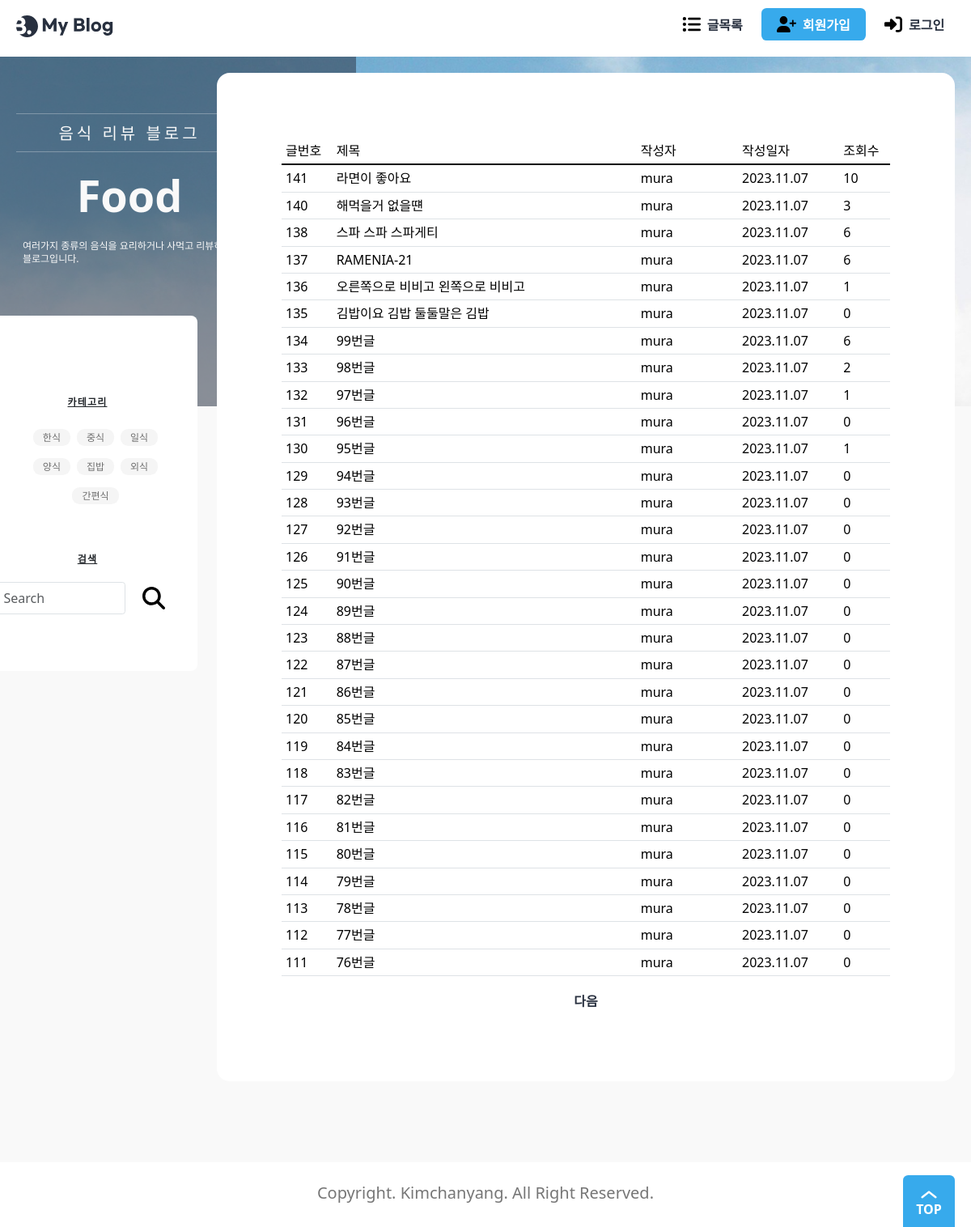
/blog/, run on an earlier commit of the app's database.
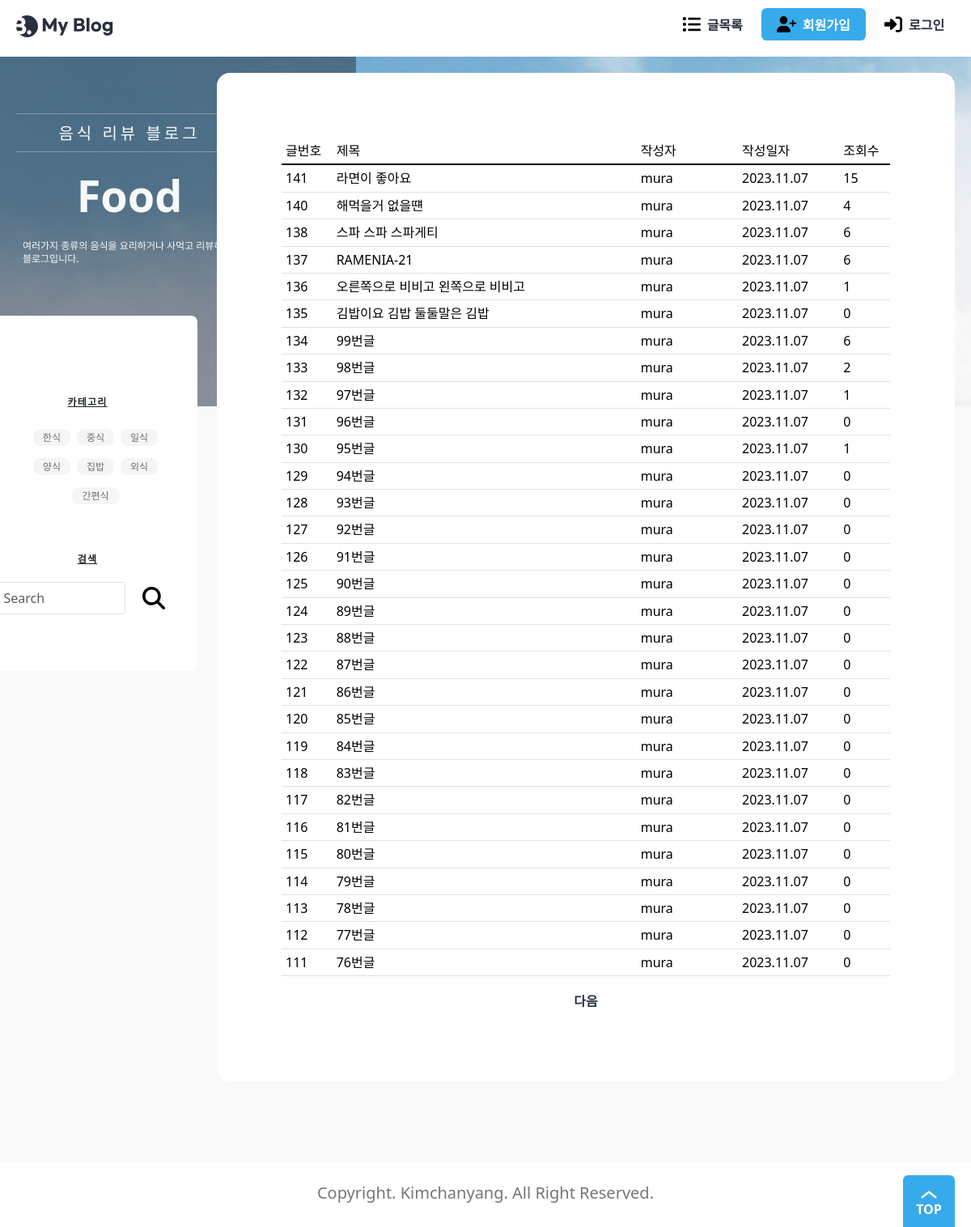
And on a later commit of the database.
### blog/models.py (models this page shows, shortened)
class Post(models.Model):
    title = models.CharField(_("제목"), max_length=50)
    content = models.TextField(_("내용"))
    head_image = models.ImageField(
        _("메인 이미지"), upload_to="blog/images/%Y/%m/%d/", blank=True
    )
    file_upload = models.FileField(
        _("파일"), upload_to="blog/files/%Y/%m/%d/", blank=True
    )
    created_at = models.DateTimeField(_("작성일자"), auto_now_add=True)
    updated_at = models.DateTimeField(_("수정일자"), auto_now=True)
    author = models.ForeignKey(User, on_delete=models.CASCADE, verbose_name="작성자")
    tags = models.ManyToManyField("Tag", blank=True, verbose_name="태그")
    view_count = models.PositiveIntegerField(verbose_name="조회수", default=0)
    likes_count = models.PositiveIntegerField(verbose_name="좋아요", default=0)
    class Meta:
        ordering = ["-created_at"]

### accounts/models.py (models this page shows)
class User(AbstractUser):
    nickname = models.CharField(_("닉네임"), max_length=50)
    profile_img = models.ImageField(
        _("프로필 사진"), upload_to=user_directory_path, blank=True
    )
    class Meta:
        db_table = "User"

### blog/views.py (the view)
# urls.py: path("", views.PostList.as_view(), name="update"),
class PostList(ListView):
    model = Post
    ordering = "-pk"
    context_object_name = "posts"
    paginate_by = pageslice
    def get_context_data(self, **kwargs):
        context = super().get_context_data(**kwargs)
        context["tags"] = Tag.objects.all()
        return context

### blog/models.py (called while the page is built)
    def __str__(self):
        return self.name

### templates/blog/post_list.html (shortened to what this page needs)
{% extends "base.html" %}
{% block main %}
{% load static %}
<div class="banner">
    <div class="max-width">
        <div class="banner-contents">
            <p class="sub-text">음식 리뷰 블로그</p>
            <p class="main-text">Food</p>
            <p class="description">
                여러가지 종류의 음식을 요리하거나 사먹고 리뷰하는 블로그입니다.
            </p>
        </div>
    </div>
</div>
<main>
    <div class="max-width">
        <div class="view">
            <section class="wrap-box">
                <div class="inner">
                    <table class="table">
                        <thead style="border-bottom: 2px solid black;">
                            <tr>
                                <th class='col-md-1'>글번호</th>
                                <th class='col-md-6'>제목</th>
                                <th class='col-md-2'>작성자</th>
                                <th class='col-md-2'>작성일자</th>
                                <th class='col-md-1'>조회수</th>
                            </tr>
                        </thead>
                        <tbody>
                            {% for post in posts %}
                            <tr>
                                <td>{{ post.id }}</td>
                                <td><a href="{% url 'post:detail' post.id %}">{{ post.title }}</a></td>
                                <td>{% if post.nickname %}{{ post.nickname }}{% else %}{{ post.author }}{% endif %}</td>
                                <td>{{ post.created_at|date:'Y.m.d' }}</td>
                                <td>{{ post.view_count }}</td>
                            </tr>
                            {% endfor %}
                        </tbody>
                    </table>
                    <div class="d-flex justify-content-center">
                        {% if page_obj.has_next %}
                        <form action="" method="get">
                            <button type="submit" class="button white">다음</button>
                        </form>
                        {% endif %}
                    </div>
                </div>
            </section>
        </div>
        <aside class="about">
            <h3>카테고리</h3>
            <ul class="categories">
                {% for tag in tags %}
                <li><a href="{% url 'search:tag' tag %}">{{ tag }}</a></li>
                {% endfor %}
            </ul>
            <h3>검색</h3>
            <form class="d-flex" action="{% url 'search:search' %}" method="get">
                <input class="form-control me-2" type="text" placeholder="Search" name="search">
                <button type="submit" class="button white"><img src="{% static './assets/icon-search.svg' %}" alt="My Blog"></button>
            </form>
        </aside>
    </div>
</main>
{% endblock main %}

What changed in the data, as far as the page shows it:
changed Post "라면이 좋아요": view_count "10" → "15"
changed Post "해먹을거 없을떈": view_count "3" → "4"
